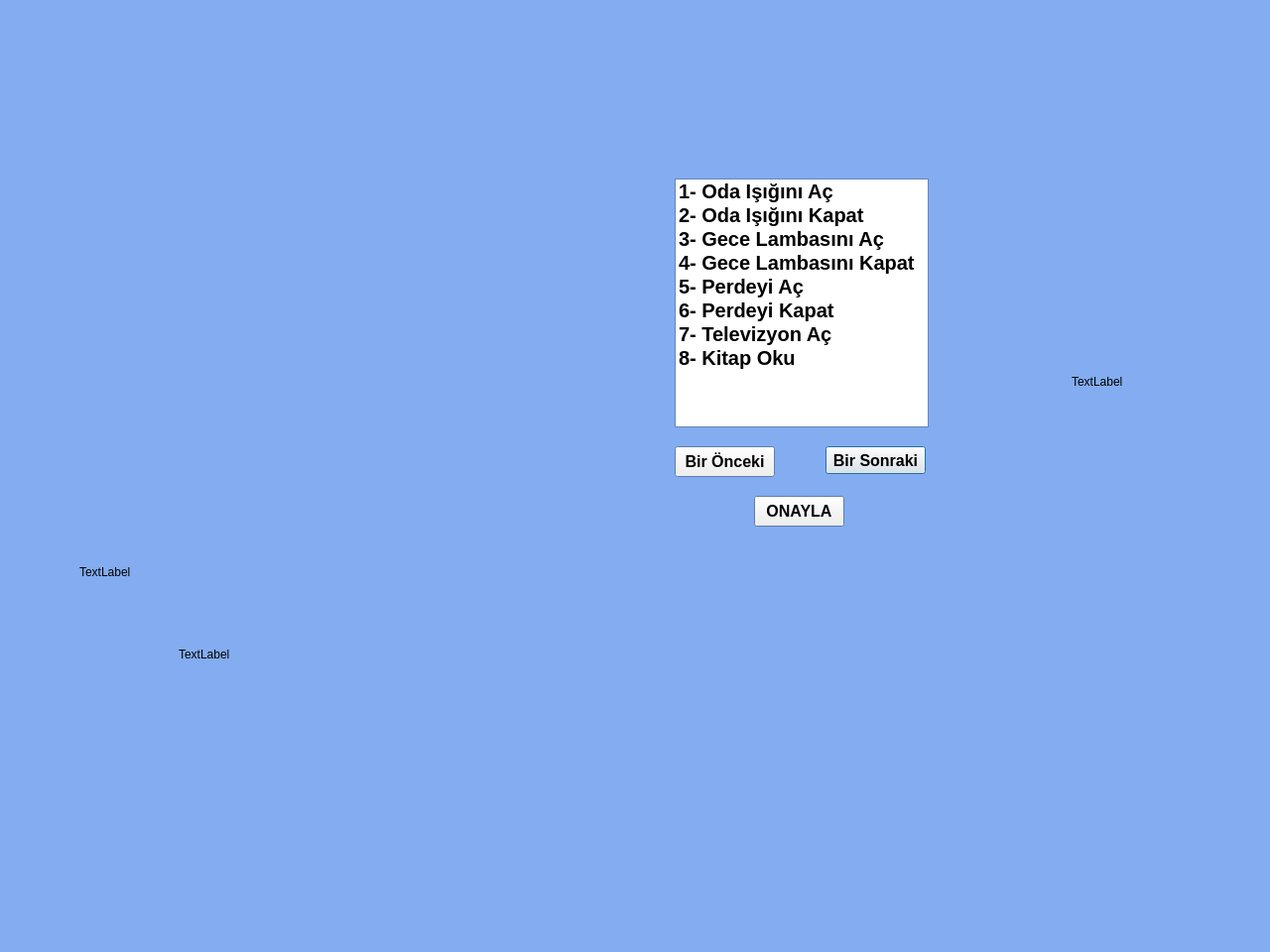
<?xml version="1.0" encoding="UTF-8"?>
<ui version="4.0">
 <class>Dialog</class>
 <widget class="QDialog" name="Dialog">
  <property name="geometry">
   <rect>
    <x>0</x>
    <y>0</y>
    <width>1280</width>
    <height>960</height>
   </rect>
  </property>
  <property name="palette">
   <palette>
    <active>
     <colorrole role="Base">
      <brush brushstyle="SolidPattern">
       <color alpha="255">
        <red>255</red>
        <green>255</green>
        <blue>255</blue>
       </color>
      </brush>
     </colorrole>
     <colorrole role="Window">
      <brush brushstyle="SolidPattern">
       <color alpha="255">
        <red>131</red>
        <green>173</green>
        <blue>240</blue>
       </color>
      </brush>
     </colorrole>
    </active>
    <inactive>
     <colorrole role="Base">
      <brush brushstyle="SolidPattern">
       <color alpha="255">
        <red>255</red>
        <green>255</green>
        <blue>255</blue>
       </color>
      </brush>
     </colorrole>
     <colorrole role="Window">
      <brush brushstyle="SolidPattern">
       <color alpha="255">
        <red>131</red>
        <green>173</green>
        <blue>240</blue>
       </color>
      </brush>
     </colorrole>
    </inactive>
    <disabled>
     <colorrole role="Base">
      <brush brushstyle="SolidPattern">
       <color alpha="255">
        <red>131</red>
        <green>173</green>
        <blue>240</blue>
       </color>
      </brush>
     </colorrole>
     <colorrole role="Window">
      <brush brushstyle="SolidPattern">
       <color alpha="255">
        <red>131</red>
        <green>173</green>
        <blue>240</blue>
       </color>
      </brush>
     </colorrole>
    </disabled>
   </palette>
  </property>
  <property name="windowTitle">
   <string>Dialog</string>
  </property>
  <widget class="QPushButton" name="artirBtn">
   <property name="geometry">
    <rect>
     <x>832</x>
     <y>450</y>
     <width>101</width>
     <height>28</height>
    </rect>
   </property>
   <property name="font">
    <font>
     <pointsize>12</pointsize>
     <weight>75</weight>
     <bold>true</bold>
    </font>
   </property>
   <property name="text">
    <string>Bir Sonraki</string>
   </property>
  </widget>
  <widget class="QLabel" name="label">
   <property name="geometry">
    <rect>
     <x>480</x>
     <y>230</y>
     <width>161</width>
     <height>121</height>
    </rect>
   </property>
   <property name="font">
    <font>
     <pointsize>50</pointsize>
     <weight>75</weight>
     <bold>true</bold>
    </font>
   </property>
   <property name="text">
    <string/>
   </property>
   <property name="alignment">
    <set>Qt::AlignCenter</set>
   </property>
  </widget>
  <widget class="QListWidget" name="listWidget">
   <property name="geometry">
    <rect>
     <x>680</x>
     <y>180</y>
     <width>256</width>
     <height>251</height>
    </rect>
   </property>
   <property name="font">
    <font>
     <pointsize>15</pointsize>
     <weight>75</weight>
     <bold>true</bold>
    </font>
   </property>
   <item>
    <property name="text">
     <string>1- Oda Işığını Aç</string>
    </property>
   </item>
   <item>
    <property name="text">
     <string>2- Oda Işığını Kapat</string>
    </property>
   </item>
   <item>
    <property name="text">
     <string>3- Gece Lambasını Aç</string>
    </property>
   </item>
   <item>
    <property name="text">
     <string>4- Gece Lambasını Kapat</string>
    </property>
   </item>
   <item>
    <property name="text">
     <string>5- Perdeyi Aç</string>
    </property>
   </item>
   <item>
    <property name="text">
     <string>6- Perdeyi Kapat</string>
    </property>
   </item>
   <item>
    <property name="text">
     <string>7- Televizyon Aç</string>
    </property>
   </item>
   <item>
    <property name="text">
     <string>8- Kitap Oku</string>
    </property>
   </item>
  </widget>
  <widget class="QPushButton" name="azaltBtn">
   <property name="geometry">
    <rect>
     <x>680</x>
     <y>450</y>
     <width>101</width>
     <height>31</height>
    </rect>
   </property>
   <property name="font">
    <font>
     <pointsize>12</pointsize>
     <weight>75</weight>
     <bold>true</bold>
    </font>
   </property>
   <property name="text">
    <string>Bir Önceki</string>
   </property>
  </widget>
  <widget class="QLabel" name="label_2">
   <property name="geometry">
    <rect>
     <x>570</x>
     <y>20</y>
     <width>128</width>
     <height>128</height>
    </rect>
   </property>
   <property name="font">
    <font>
     <stylestrategy>PreferDefault</stylestrategy>
     <kerning>true</kerning>
    </font>
   </property>
   <property name="text">
    <string/>
   </property>
  </widget>
  <widget class="QLabel" name="nightBulbLbl">
   <property name="geometry">
    <rect>
     <x>80</x>
     <y>470</y>
     <width>300</width>
     <height>213</height>
    </rect>
   </property>
   <property name="text">
    <string>TextLabel</string>
   </property>
  </widget>
  <widget class="QLabel" name="curtainLbl">
   <property name="geometry">
    <rect>
     <x>1080</x>
     <y>300</y>
     <width>170</width>
     <height>170</height>
    </rect>
   </property>
   <property name="text">
    <string>TextLabel</string>
   </property>
  </widget>
  <widget class="QLabel" name="tvLbl">
   <property name="geometry">
    <rect>
     <x>180</x>
     <y>460</y>
     <width>400</width>
     <height>400</height>
    </rect>
   </property>
   <property name="text">
    <string>TextLabel</string>
   </property>
  </widget>
  <widget class="QPushButton" name="onaylaBtn">
   <property name="geometry">
    <rect>
     <x>760</x>
     <y>500</y>
     <width>91</width>
     <height>31</height>
    </rect>
   </property>
   <property name="font">
    <font>
     <pointsize>12</pointsize>
     <weight>75</weight>
     <bold>true</bold>
    </font>
   </property>
   <property name="text">
    <string>ONAYLA</string>
   </property>
  </widget>
  <widget class="QLabel" name="frameLbl">
   <property name="geometry">
    <rect>
     <x>470</x>
     <y>220</y>
     <width>181</width>
     <height>141</height>
    </rect>
   </property>
   <property name="text">
    <string/>
   </property>
  </widget>
 </widget>
 <resources/>
 <connections/>
</ui>
